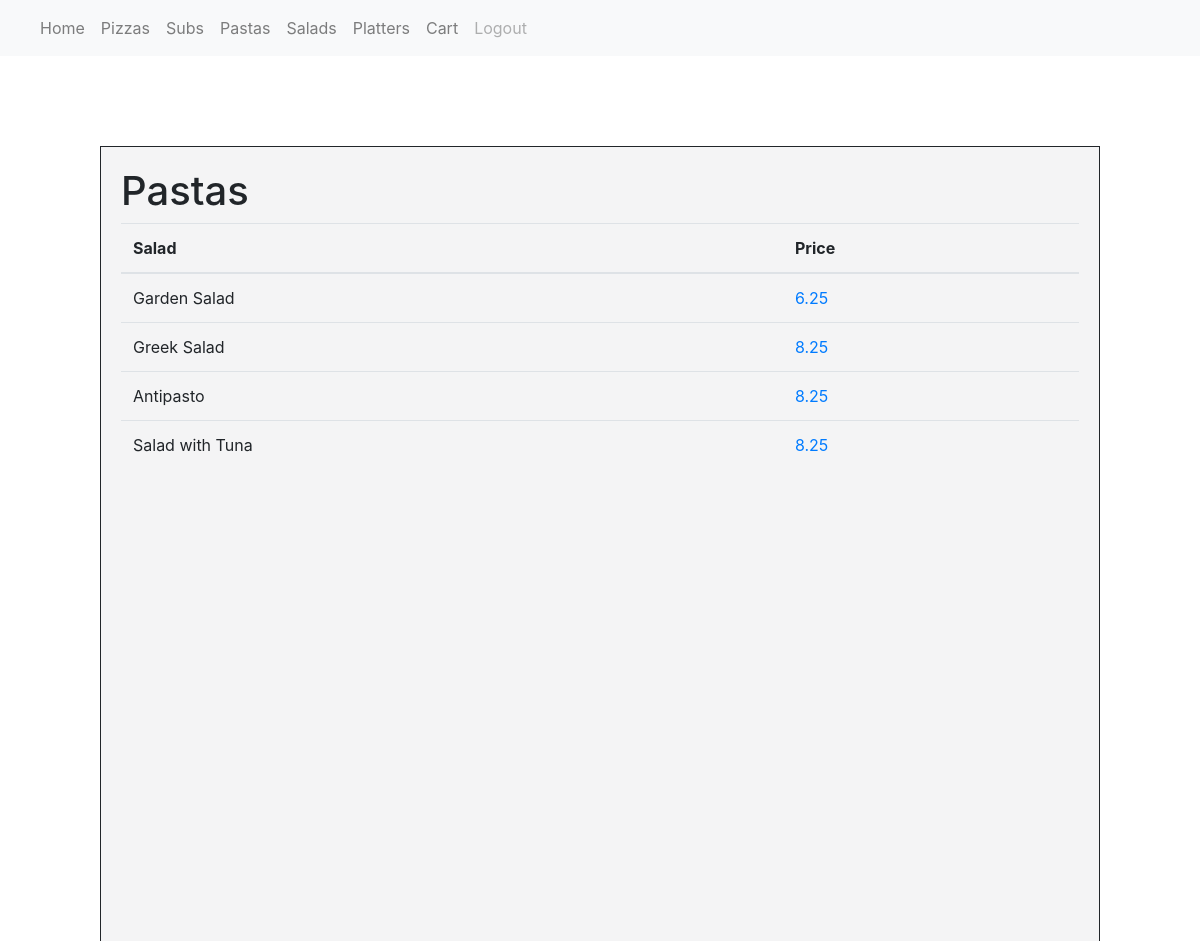
The app's page /salads with its own data.
### orders/models.py (models this page shows, shortened)
class Salad(models.Model):
    description = models.CharField(max_length=64)
    price = models.FloatField(max_length=8)

### orders/views.py (the view)
# urls.py: path("salads", views.salads, name="salads"),
def salads(request):
    Salads = Salad.objects.all()
    context = {
        "user": request.user,
        "Salads": Salads,
    }
    return render(request, "orders/salads.html", context)

### orders/templates/orders/salads.html (shortened to what this page needs)
{% extends "orders/base1.html" %}
{% block body %}
    <div class="menu-table">
        <h1>Pastas</h1>
        <table class="table table-hover">
            <thead>
                <tr>
                <th scope="col">Salad</th>
                <th scope="col">Price</th>
                </tr>
            </thead>
            <tbody>
            {% for salad in Salads %}
                <tr>
                <td>{{salad.description}}</td>
                <td><a href="{% url 'add_pasta_salad' salad.description salad.price %}">{{salad.price}}</a></td>
                </tr>
            {% endfor %}
            </tbody>
        </table>
    </div>
{% endblock %}

### orders/static/orders/styles.css (style rules this page uses)
.menu-table { width: 1000px; height: 800px; background-color: rgba(244, 244, 245, 0.945); border-style: solid; border-width: 1px; padding: 20px; position:absolute; left:0; right:0; top:150px; bottom:0; margin:auto; max-width:100%; max-height:100%; overflow:auto; }
a { color:red; }

### records on screen
Salad: description "Garden Salad", price "6.25"
Salad: description "Greek Salad", price "8.25"
Salad: description "Antipasto", price "8.25"
Salad: description "Salad with Tuna", price "8.25"
